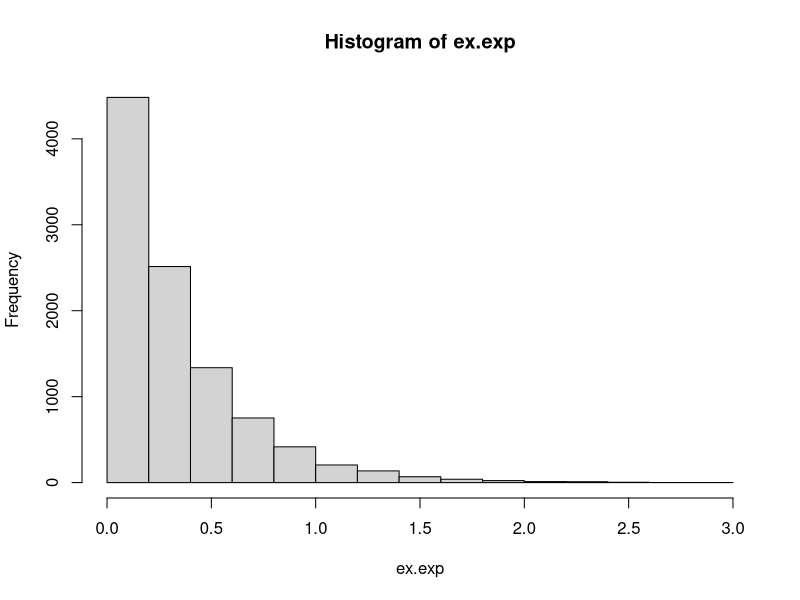
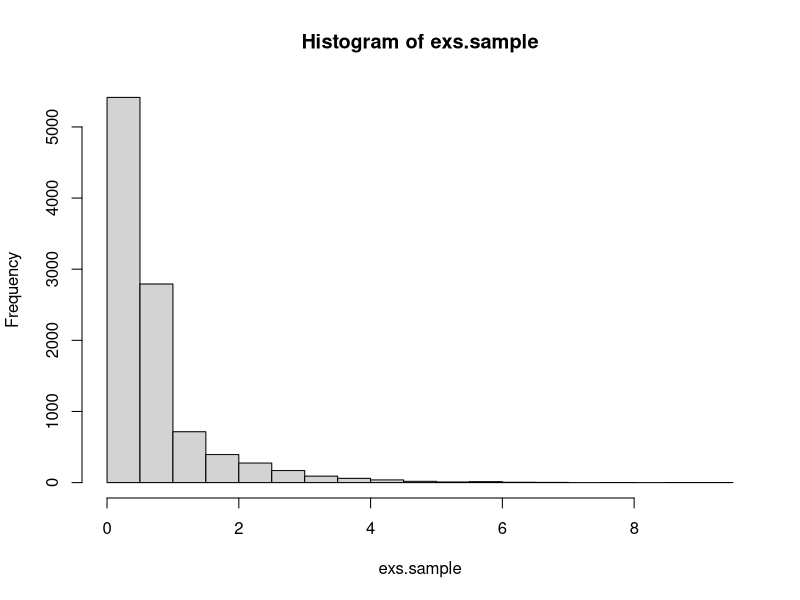
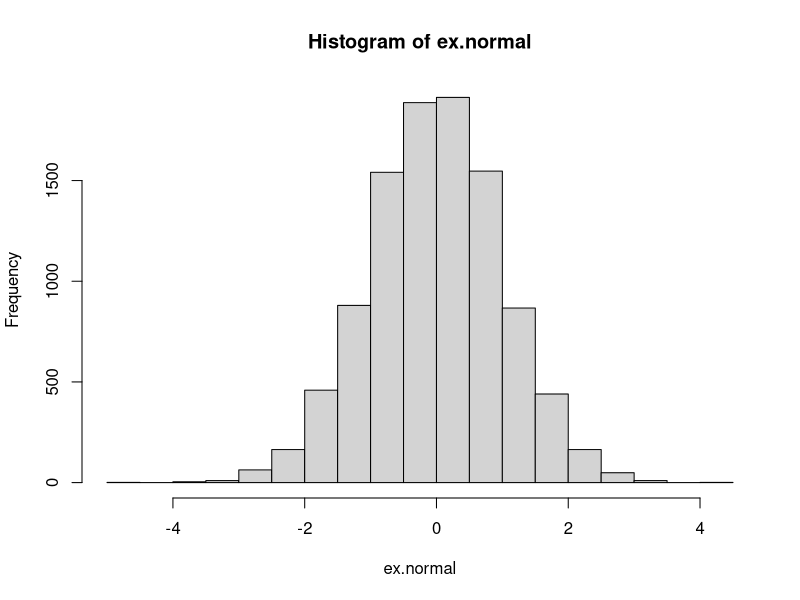
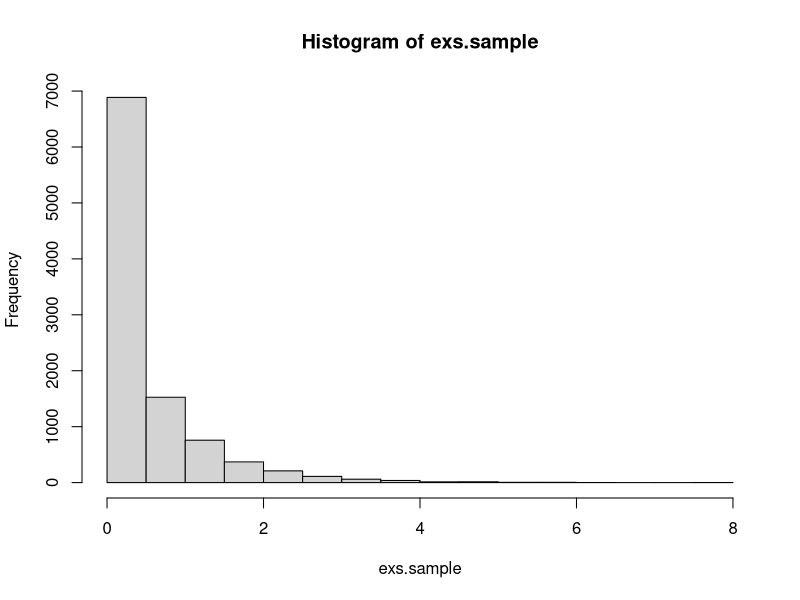
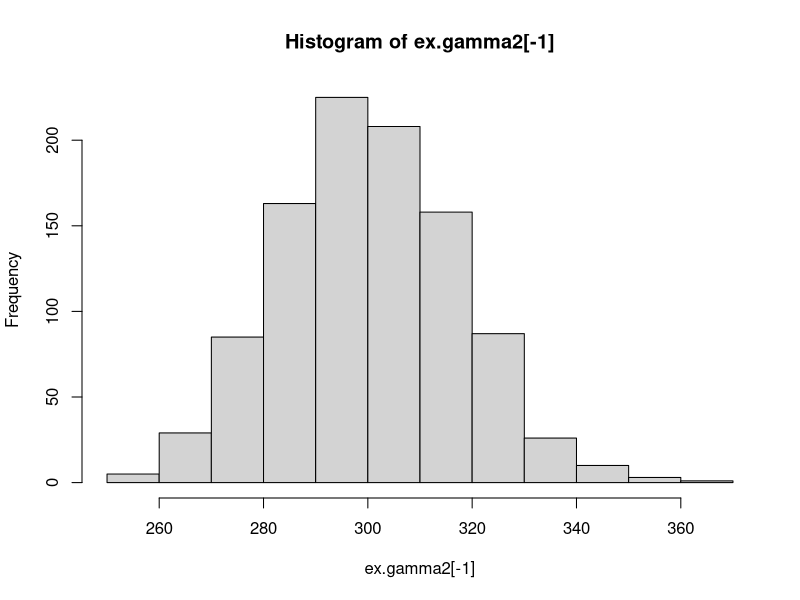
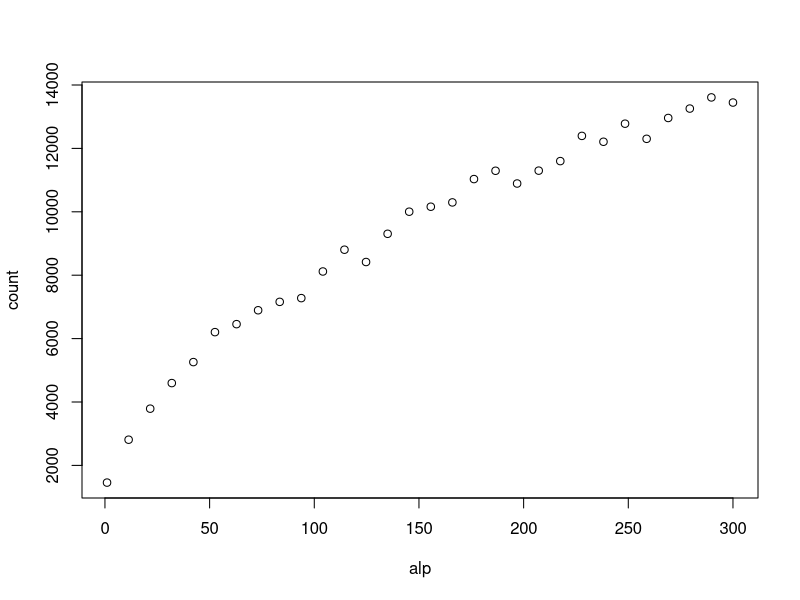
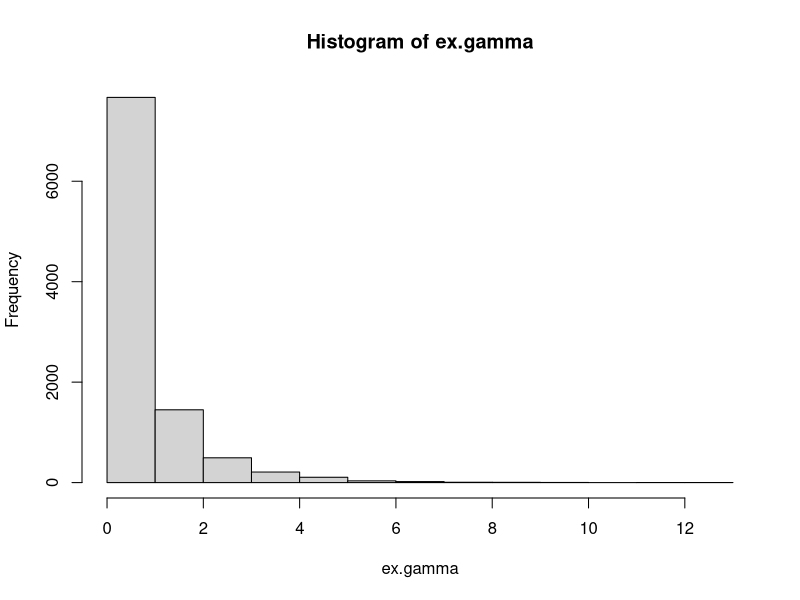
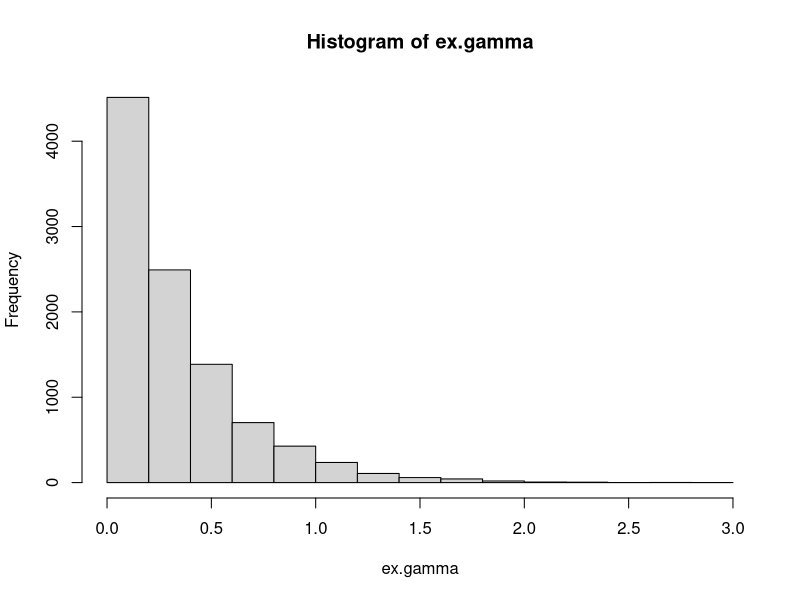

Generate these figures, in order, with R:
## ---- chunk 1
knitr::opts_chunk$set(echo = TRUE)
## ---- chunk 2
#This function returns a vector of n independent samples from the exponential distribution with rate parameter lam, generated from the inverse cumulative distribution. 
random.exp <- function(n,lam){
  return(-1/lam * log(runif(n)))
}

#Testing function
test.function <- function(n,func,arg,amean,avar){
  exs.sample=func(n,arg)
  cat("Empirical mean:", mean(exs.sample), "Analytical mean:",amean, "\n")
  cat("Empirical variance:", var(exs.sample), "Analytical variance:",avar,"\n")
  hist(exs.sample)
}

#Bruk funksjon eller ikke? 

lam <- 3
ex.exp <- random.exp(10000,lam)
cat("Empirical mean:", mean(ex.exp), "Analytical mean:",1/lam, "\n")
cat("Empirical variance:", var(ex.exp), "Analytical variance:",1/lam^2,"\n")
hist(ex.exp)

#test.function(10000,random.exp,lam,1/lam,1/lam^2)

## ---- chunk 3
#This function returns a vector of n independent samples from the g distribution with parameter a, generated from the inverse cumulative distribution. 

random.g <- function(n,a){
  c <- (a*exp(1)/(a+exp(1)))
  u <- runif(n)
  x <- rep(0,n)
  for (i in 1:n){
    if (u[i]<c/a){
      x[i] <- (a*u[i]/c)^(1/a)
    }
    else{
      x[i] <- (-log(1/a + exp(-1) - u[i]/c))
    }
  }
  return(x)
}

c <- function(a){
  return (a*exp(1)/(a+exp(1)))
}

#Testing funtion
a <- .6
c <- c(a)
amean <- c/(a+1)+2*c*exp(-1) #analytical mean
avar <- c*(1/(a+2)+ 5*exp(-1)) - amean^2 #analytical variance
test.function(10000,random.g,a,amean,avar)
## ---- chunk 4
#This function returns a vector of n independent samples from the standard normal distribution, generated from by the Box-Müller algorithm
random.norm <- function(n){
  x1 <- runif(n)*2*pi
  x2 <- random.exp(n,.5)
  return(sqrt(x2)*cos(x1))
}

#Testing function
ex.normal=random.norm(10000)
cat("Empirical mean:", mean(ex.normal), "Analytical mean:",0.0, "\n")
cat("Empirical variance:", var(ex.normal), "Analytical variance:",1.0,"\n")
hist(ex.normal)
## ---- chunk 5
#This function returns a sample from the d-variate normal distribution with mean mu and covariance S, transformed from standard normal samples. 
random.multinorm <- function(d,mu,S){
  x <- random.norm(d)
  A <- t(chol(S)) #want lower triangular
  return(mu + A%*%x)
}

#Testing function
d = 2
N = 10000
sigma <- cbind(c(2,1), c(1,2))
mu <- c(2,1)
multinormal.sample <- matrix(NA,N,d)
for (i in 1:N){
  multinormal.sample[i,] <- random.multinorm(d, mu, sigma)
}
colMeans(multinormal.sample)
var(multinormal.sample)
## ---- chunk 6
#Acceptance probability
accept_prob <- function(x,a){ 
  if (x<1)
      return (exp(-x))
    else 
      return (x^(a-1))
}
## ---- chunk 7
#This function returns a vector of n independent samples from the gamma distribution with 0<a<1, beta=1, generated by the Rejection sampling
random.gamma1 <- function(n,a){ 
  x=rep(0,n)
  for (i in 1:n){
    finish = 0
    while(finish==0){  
      # Sample from the proposal distribution, g(x) (x>=0)
      sample.x = random.g(1,a)
      # Compute the acceptance probability alpha
      alpha=accept_prob(sample.x,a)
      # Generate a helping variable U from a uniform(0,1)
      u = runif(1, 0, 1)
      # Check if we accept it
      if(u <= alpha){
        x[i]=sample.x
        finish=1
      }
    }
  }
  return (x)
}

#Testing function
alpha=0.5
test.function(10000,random.gamma1,alpha,alpha,alpha)
## ---- chunk 8
a <- function(alpha){ 
  return (sqrt((alpha-1)^(alpha-1)*exp(-alpha+1)))
}

b <- function(alpha){ #b+
  return (sqrt((alpha+1)^(alpha+1)*exp(-alpha-1)))
}

logf <- function(u,alpha){ #log of f* with u=log(x)
  return (u*(alpha-1)-exp(u))
}

sample <- function(ab){ #This function sample from the distribution of log(x), using the invers of the cumulative distribution. 
  u=log(runif(1,0,1))
  return (ab+u)
}
## ---- chunk 9
#This function returns a vector of n independent samples from the gamma distribution with a>1, beta=1, generated by the ratio of uniforms method on log-scale. 
random.gamma2 <- function(n,alpha){
  count=0 #count how many tries the algorithm needs to generate n realisations
  x=rep(0,n)
  a=log(((alpha-1)/exp(1))^((alpha-1)/2))
  b=log(((alpha+1)/exp(1))^((alpha+1)/2))
  for (i in 1:n){
    inside=FALSE
    while (inside==FALSE){
      u1=sample(a) 
      u2=sample(b)
      u=u2-u1
      test=0.5*logf(u,alpha)
      inside=test>=u1 
      count=count+1
    }
    x[i] = u
  }
  vec=c(count,exp(x)) #count + n realisations
}

#Testing function 
alpha=300 #FUNKER IKKE FOR ALPHA>300......
ex.gamma2=random.gamma2(1000,alpha)
cat("Empirical mean:",mean(ex.gamma2[-1]), "Analytical mean:",alpha, "\n")
cat("Empirical variance:", var(ex.gamma2[-1]), "Analytical variance:",alpha,"\n")
hist(ex.gamma2[-1])

#Generate a plot with values of alpha on the x-axis and the number of tries used on the y-axis. 
plot.count <- function(nsample, n){
  count=rep(0,n)
  alp=seq(1,300,length.out=n)
  for (i in 1:n){
    alpha=alp[i]
    c=random.gamma2(nsample,alpha)[1]
    count[i]=c
  }
  plot(alp,count)
}
plot.count(1000,30)
## ---- chunk 10
##This function returns a vector of n independent samples from the gamma distribution with parameters alpha and beta. 
random.gamma <- function(n, alpha, beta){
  if (alpha==1){
    x=random.exp(n,alpha) #sample from exponential distribution
  }
  else if (alpha<1){
    x=random.gamma1(n,alpha) 
  }
  else {
    x=random.gamma2(n,alpha)[-1] #ignoring the first element, which is the number of tries. 
  }
  return (x/beta) #Transform from x-Ga(alpha,1) to x/beta-Ga(alpha,beta)
}

#Testing function 
test.gamma <- function(n,alpha, beta){
  ex.gamma=random.gamma(n,alpha,beta)
  amean=alpha/beta #analytical mean
  avar=alpha/beta^2 #analytical variance
  cat("Empirical mean:", mean(ex.gamma), "Analytical mean:",amean, "\n")
  cat("Empirical variance:", var(ex.gamma), "Analytical variance:",avar,"\n")
  hist(ex.gamma)
}

test.gamma(10000,alpha=0.5,beta=0.7)
test.gamma(10000,alpha=1,beta=3) 
test.gamma(10000,alpha=4,beta=10)
## ---- chunk 11
##This function generates one realisation from Dirichlet distribution with parameter vector alpha.
random.dirichlet <- function(alpha){
  K <- length(alpha)
  z <- rep(0,K)
  for (i in 1:K)
    z[i] <- random.gamma(1,alpha[i],1) #n,shape,rate
  v <- sum(z)
  return (z/v)
}

N_dir <- 1000
alpha <- c(.1, .5, .1, .3, .8)
K <- length(alpha)
dirichlet.sample <- matrix(1,N_dir,K)
for (i in 1:N_dir){
  dirichlet.sample[i,] <- random.dirichlet(alpha)
}

alphasum <- sum(alpha)
#Empirical mean
colMeans(dirichlet.sample)
#Analytical mean
alpha1 <- alpha/alphasum
alpha1
#Empirical variance
diag(var(dirichlet.sample))
#Analytical variance
alpha1*(1-alpha1)/(1+alphasum)
## ---- chunk 12
f <- function(theta){
  return ((2+theta)^125*(1-theta)^(18+20)*theta^34)
}

res = optimise(f, interval = c(0,1),maximum=TRUE) 
  
logf <- function(theta){
  return (log((2+theta)^125*(1-theta)^(18+20)*theta^34))
}

cf <- function(theta){
  return ((2+theta)^125*(1-theta)^(18+20)*theta^34) / f(15/394+sqrt(53809)/394)
}

theta_new_f <- function(theta){
  return (theta*new_f(theta))
}

new_f <- function(theta){
  return (((2+theta)^125*(1-theta)^(18+20)*theta^34)/as.numeric(integrate(f,0,1)[1]))
}
## ---- chunk 13
#This algorithm simulate from f(theta|y) using a uniform density as the proposal density, rejection sampling.
random.multinomial <- function(n){
  x.out <- rep(NA,n)
  rejections <- 0
  for (i in 1:n){
    finished <- FALSE
    c <- res$objective #f(15/394+sqrt(53809)/394)
    while(!finished){
      x <- runif(1) #sample from the proposal distribution, U(0,1)
      alpha <- f(x) / c #compute the acceptance probability alpha
      u <- runif(1) #generate a helping variable U from a uniform(0,1)
      if (u <= alpha){
        finished <- TRUE
      }
      else{
        rejections = rejections + 1
      }
    }
    x.out[i] <- x
  }
  cat(rejections,"rejections out of",(n+rejections),"trials.(",(rejections)/(n+rejections)*100, "% )")
  return (x.out)
}

test <- random.multinomial(10000)
mean(test)
var(test)
hist(test, prob=TRUE)
xlin <- seq(0,1,.01)
lines(new_f(xlin))
curve(new_f,0,1)


newc <- integrate(f, 0, 1)
integrate(theta_new_f,0,1)


importance_sampling <- function(n){ #mulig vi ikke kan bruke self-normalizing? 
  x <- random.multinomial(n)
  mu <- sum(x*(1-x)^4/f(x))/sum((1-x)^4/f(x))
  print(mu)
  mu1 <- sum(x*(1-x)^4)/sum((1-x)^4) #med f(x)=1 - prior istedenfor posterior?
  print(mu1)
  print(mean(x))
  return(mu)
}

test2 <- importance_sampling(10000)
test2
